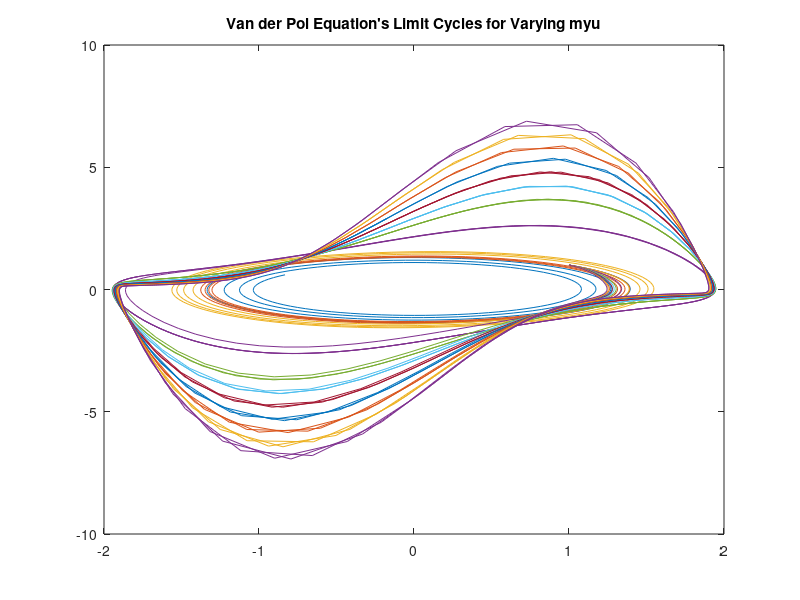

Write the MATLAB code that produced this figure.
clc
f = @(y) y;
g = @(m,x,y) m*(1-x^2)*y - x;

h = 0.1;
s = h/2;
t0 = 0; tn= 35;
n = (tn-t0)/h;
x = zeros(1,n); y = zeros(1,n);
x(1)=1;y(1)=1;
myu = [0.01, 0.05, 0.1, 1, 2, 2.5, 3, 3.5, 4, 4.5, 5];

for j=1:length(myu)
    m = myu(j);
    x0 = 1; y0 = 1;
    k = 1;
    for i=t0:h:tn
        f1 = f(y0);g1 = g(m,x0,y0);
        f2 = f(y0+s*g1);g2 = g(m,x0+s*f1,y0+s*g1);
        f3 = f(y0+s*g2);g3 = g(m,x0+s*f2,y0+s*g2);
        f4 = f(y0+h*g3);g4 = g(m,x0+h*f3,y0+h*g3);
    
        x0 = x0 + h*(f1+f2+f3+f4)/6; 
        x(k+1) = x0;
        y0 = y0 + h*(g1+g2+g3+g4)/6; 
        y(k+1) = y0;
        k = k +1;
    end
    plot(x,y);
    hold on
end
title("Van der Pol Equation's Limit Cycles for Varying myu")
hold off